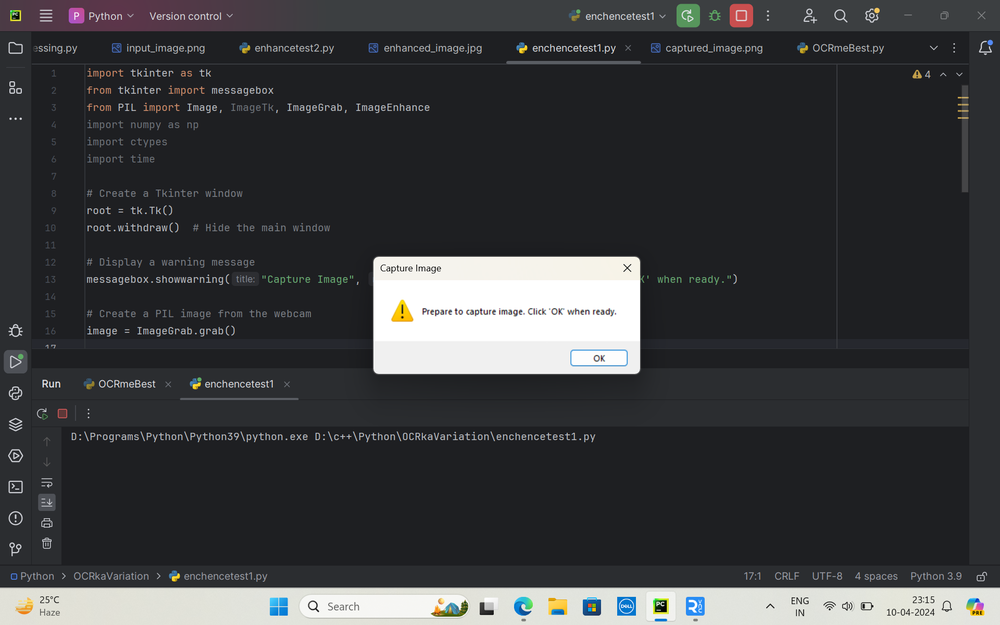
#> input picture OCRkaVariation/captured_image.png, 1000 x 625 px, shrunk from 1920 x 1200 before the run, found by its file name
$ python enhancetest2.py
#> lines starting #> are read from the running program, lines starting #| are printed output that depends on the picture
from PIL import Image, ImageEnhance

# Load the image
image = Image.open(r"D:\c++\Python\OCRkaVariation\captured_image.png")
#> image is the input picture: PIL image 1000x625 RGB; mean R, G, B 58.4, 59.4, 61.6

# Check if the image has an alpha channel
if image.mode == 'RGBA':
    # If the image has an alpha channel, it needs to be converted to RGB
    image = image.convert('RGB')

# Enhance brightness
enhanced_image = ImageEnhance.Brightness(image).enhance(1.2)
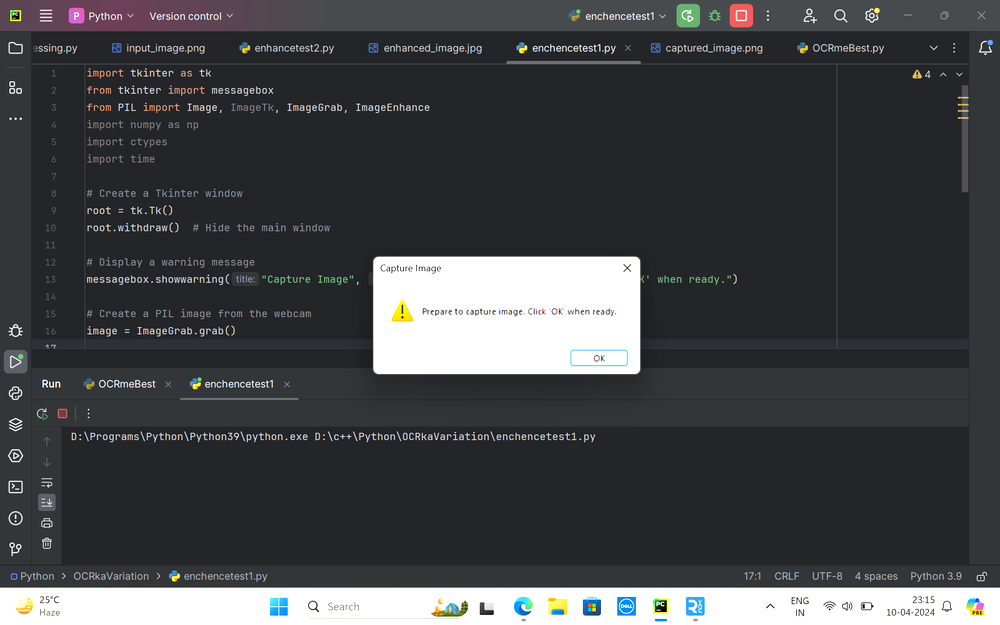
#> enhanced_image: PIL image 1000x625 RGB; mean R, G, B 66.8, 68, 70.7

# Enhance contrast
enhanced_image = ImageEnhance.Contrast(enhanced_image).enhance(1.2)

# Enhance sharpness
enhanced_image = ImageEnhance.Sharpness(enhanced_image).enhance(1.2)

# Save the enhanced image
enhanced_image.save("enhanced_image.jpg")

print("Enhanced image saved as enhanced_image.jpg")
